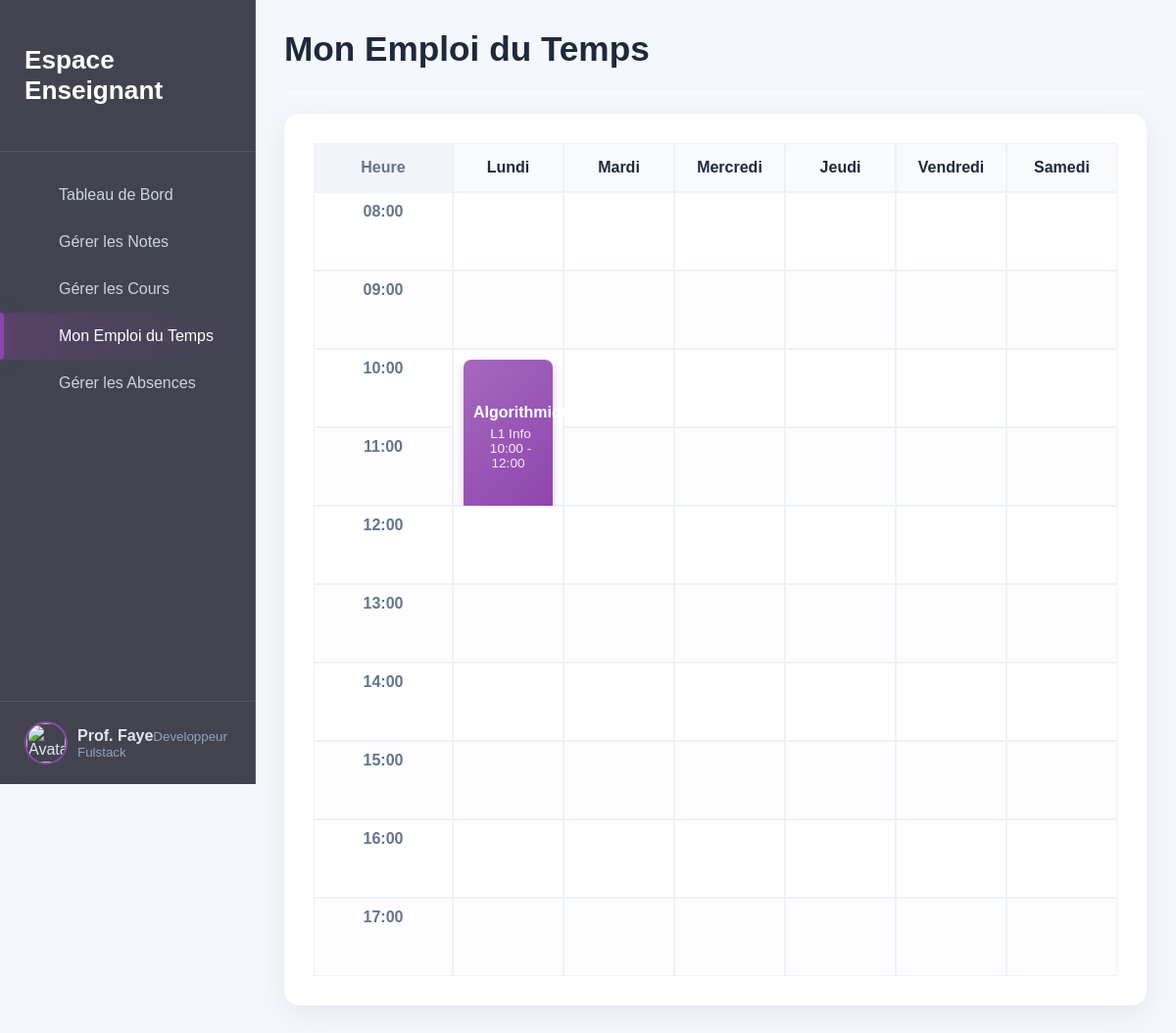
/enseignant/emploi.php (signed in), run on the app's committed database.
### tables this page shows
CREATE TABLE IF NOT EXISTS `enseignants` (
  `id` int NOT NULL AUTO_INCREMENT,
  `utilisateur_id` int DEFAULT NULL,
  `specialite` varchar(100) DEFAULT NULL,
  PRIMARY KEY (`id`),
  KEY `utilisateur_id` (`utilisateur_id`)
);

CREATE TABLE IF NOT EXISTS `utilisateurs` (
  `id` int NOT NULL AUTO_INCREMENT,
  `nom` varchar(100) DEFAULT NULL,
  `prenom` varchar(100) DEFAULT NULL,
  `email` varchar(100) DEFAULT NULL,
  `mot_de_passe` varchar(255) DEFAULT NULL,
  `role` enum('admin','enseignant','etudiant') DEFAULT NULL,
  `statut` enum('actif','inactif') DEFAULT 'actif',
  PRIMARY KEY (`id`),
  UNIQUE KEY `email` (`email`)
);

CREATE TABLE IF NOT EXISTS `emplois_du_temps` (
  `id` int NOT NULL AUTO_INCREMENT,
  `classe_id` int DEFAULT NULL,
  `jour_semaine` varchar(20) DEFAULT NULL,
  `heure_debut` time DEFAULT NULL,
  `heure_fin` time DEFAULT NULL,
  `matiere_id` int DEFAULT NULL,
  `enseignant_id` int DEFAULT NULL,
  PRIMARY KEY (`id`),
  KEY `classe_id` (`classe_id`),
  KEY `matiere_id` (`matiere_id`),
  KEY `enseignant_id` (`enseignant_id`)
);

CREATE TABLE IF NOT EXISTS `matieres` (
  `id` int NOT NULL AUTO_INCREMENT,
  `nom` varchar(100) DEFAULT NULL,
  `coefficient` int DEFAULT NULL,
  PRIMARY KEY (`id`)
);

CREATE TABLE IF NOT EXISTS `classes` (
  `id` int NOT NULL AUTO_INCREMENT,
  `nom` varchar(50) DEFAULT NULL,
  `niveau` varchar(50) DEFAULT NULL,
  `annee_scolaire` varchar(20) DEFAULT NULL,
  PRIMARY KEY (`id`)
);

### enseignant/emploi.php (the view, shortened to what this page needs)
<?php
require_once '../config/db.php';
$user_id = $_SESSION['user']['id'];
$stmt_enseignant = $pdo->prepare("SELECT e.id, u.nom, u.prenom, e.specialite FROM enseignants e JOIN utilisateurs u ON e.utilisateur_id = u.id WHERE u.id = ?");
$stmt_enseignant->execute([$user_id]);
$enseignant = $stmt_enseignant->fetch();
$enseignant_id = $enseignant['id'];
$stmt_schedule = $pdo->prepare("
    SELECT
        edt.jour_semaine,
        edt.heure_debut,
        edt.heure_fin,
        m.nom AS matiere_nom,
        c.nom AS classe_nom
    FROM emplois_du_temps edt
    JOIN matieres m ON edt.matiere_id = m.id
    JOIN classes c ON edt.classe_id = c.id
    WHERE edt.enseignant_id = ?
    ORDER BY edt.heure_debut
");
$stmt_schedule->execute([$enseignant_id]);
$teacher_schedule_raw = $stmt_schedule->fetchAll();
$schedule_by_day = [];
foreach ($teacher_schedule_raw as $entry) {
    $day = $entry['jour_semaine'];
    $start_time = date('H:i', strtotime($entry['heure_debut']));
    $end_time = date('H:i', strtotime($entry['heure_fin']));
    $duration = (strtotime($end_time) - strtotime($start_time)) / 3600;
    $schedule_by_day[$day][$start_time] = [
        'end_time' => $end_time,
        'matiere' => $entry['matiere_nom'],
        'classe' => $entry['classe_nom'],
        'duration' => $duration
    ];
}
$days_of_week = ['Lundi', 'Mardi', 'Mercredi', 'Jeudi', 'Vendredi', 'Samedi'];
$time_slots = [];
for ($h = 8; $h <= 17; $h++) {
    $time_slots[] = str_pad($h, 2, '0', STR_PAD_LEFT) . ':00';
}
$current_day_english = date('l');
$jours_fr_en = ['Lundi' => 'Monday', 'Mardi' => 'Tuesday', 'Mercredi' => 'Wednesday', 'Jeudi' => 'Thursday', 'Vendredi' => 'Friday', 'Samedi' => 'Saturday'];
$current_day_french = array_search($current_day_english, $jours_fr_en);
?>
<div class="page-wrapper">
    <aside class="sidebar teacher-sidebar">
        <div class="sidebar-header"><h3><i class="fas fa-chalkboard-teacher"></i> Espace Enseignant</h3></div>
        <nav class="sidebar-nav">
            <ul>
                <li><a href="dashboard.php" class="nav-link"><i class="fas fa-tachometer-alt fa-fw"></i> <span>Tableau de Bord</span></a></li>
                <li><a href="notes.php" class="nav-link"><i class="fas fa-edit fa-fw"></i> <span>Gérer les Notes</span></a></li>
                <li><a href="cours.php" class="nav-link"><i class="fas fa-upload fa-fw"></i> <span>Gérer les Cours</span></a></li>
                <li><a href="emploi.php" class="nav-link active"><i class="fas fa-calendar-alt fa-fw"></i> <span>Mon Emploi du Temps</span></a></li>
                <li><a href="absences.php" class="nav-link"><i class="fas fa-user-check fa-fw"></i> <span>Gérer les Absences</span></a></li>
            </ul>
        </nav>
        <div class="sidebar-footer"><div class="user-profile"><img src="/etablissement/assets/images/teacher-avatar.png" alt="Avatar"><div class="user-info"><span>Prof. <?= htmlspecialchars($enseignant['nom']) ?></span><small><?= htmlspecialchars($enseignant['specialite']) ?></small></div></div><a href="/etablissement/auth/logout.php" class="logout-link" title="Déconnexion"><i class="fas fa-sign-out-alt fa-fw"></i></a></div>
    </aside>
    <main class="main-content">
        <div class="page-header">
            <h1><i class="fas fa-calendar-week"></i> Mon Emploi du Temps</h1>
        </div>
        <?php if (empty($teacher_schedule_raw)): ?>
            <div class="content-panel prompt-message">
                <i class="fas fa-calendar-times"></i>
                <p>Votre emploi du temps est vide pour le moment.</p>
            </div>
        <?php else: ?>
            <div class="content-panel timetable-container">
                <table class="timetable">
                    <thead>
                        <tr>
                            <th class="time-slot-header">Heure</th>
                            <?php foreach ($days_of_week as $day): ?>
                                <th class="<?= ($day == $current_day_french) ? 'current-day' : '' ?>"><?= $day ?></th>
                            <?php endforeach; ?>
                        </tr>
                    </thead>
                    <tbody>
                        <?php
                        $rendered_slots = [];
                        foreach ($time_slots as $time):
                        ?>
                            <tr>
                                <td class="time-slot-header"><?= $time ?></td>
                                <?php foreach ($days_of_week as $day): ?>
                                    <?php
                                    if (isset($rendered_slots[$day][$time])) {
                                        continue;
                                    }
                                    if (isset($schedule_by_day[$day][$time])):
                                        $entry = $schedule_by_day[$day][$time];
                                        $rowspan = $entry['duration'];
                                        for ($i = 0; $i < $rowspan; $i++) {
                                            $next_hour = date('H:i', strtotime($time . " +$i hours"));
                                            $rendered_slots[$day][$next_hour] = true;
                                        }
                                    ?>
                                        <td rowspan="<?= $rowspan ?>">
                                            <div class="course-block">
                                                <strong><?= htmlspecialchars($entry['matiere']) ?></strong>
                                                <span><i class="fas fa-chalkboard"></i> <?= htmlspecialchars($entry['classe']) ?></span>
                                                <span><i class="far fa-clock"></i> <?= $time ?> - <?= $entry['end_time'] ?></span>
                                            </div>
                                        </td>
                                    <?php else: ?>
                                        <td></td>
                                    <?php endif; ?>
                                <?php endforeach; ?>
                            </tr>
                        <?php endforeach; ?>
                    </tbody>
                </table>
            </div>
        <?php endif; ?>
    </main>
</div>

### enseignant/emploi.php (style rules this page uses)
.page-wrapper { display:flex; }
.main-content { margin-left:var(--sidebar-width);flex-grow:1;padding:30px; }
.content-panel { background:var(--card-bg);border-radius:15px;padding:30px;box-shadow:0 8px 30px rgba(0,0,0,.07);margin-bottom:30px;animation:fadeIn .5s ease-out; }
.page-header { display:flex;align-items:center;justify-content:space-between;margin-bottom:25px;border-bottom:1px solid #eef2f7;padding-bottom:20px; }
.page-header h1 { font-size:2.2rem;color:var(--text-dark);margin:0; }
.timetable-container { overflow-x: auto; }
.timetable { width: 100%; border-collapse: separate; border-spacing: 0; table-layout: fixed; }
.timetable th, .timetable td { padding: 10px; text-align: center; border: 1px solid #eef2f7; vertical-align: top; }
.timetable thead th { background-color: #f8fafc; color: var(--text-dark); font-weight: 600; padding: 15px 10px; position: sticky; top: 0; z-index: 1; }
.timetable .time-slot-header { background-color: #f1f5f9; font-weight: 600; color: var(--text-light); width: 120px; }
.timetable td { height: 80px; }
.timetable tbody tr:nth-child(odd) td { background-color: var(--card-bg); }
.timetable tbody tr:nth-child(even) td { background-color: #fdfdff; }
.course-block { display: flex; flex-direction: column; justify-content: center; height: 100%; padding: 10px; border-radius: 8px; color: #fff; background: linear-gradient(135deg, #a569bd, var(--primary-color)); box-shadow: 0 4px 10px rgba(142, 68, 173, 0.3); font-size: 0.9rem; transition: transform 0.2s, box-shadow 0.2s; cursor: default; }
.course-block strong { font-size: 1rem; font-weight: 600; margin-bottom: 5px; display: block; }
.course-block span { font-size: 0.85rem; opacity: 0.9; }
.sidebar { width:var(--sidebar-width);height:100vh;position:fixed;background:var(--sidebar-bg);backdrop-filter:blur(12px);-webkit-backdrop-filter:blur(12px);border-right:1px solid rgba(255,255,255,.1);color:#e2e8f0;display:flex;flex-direction:column;z-index:1000 }
.sidebar-header { padding:20px 25px;font-size:1.4rem;font-weight:600;border-bottom:1px solid rgba(255,255,255,.1);display:flex;align-items:center;gap:12px;color:#fff }
.sidebar-nav { flex-grow:1;margin-top:20px }
.sidebar-nav ul { list-style:none;padding:0;margin:0 }
.nav-link { display:flex;align-items:center;padding:15px 25px;color:#cbd5e1;text-decoration:none;font-size:1rem;transition:all .3s ease;position:relative }
.nav-link::before { content:'';position:absolute;left:0;top:0;height:100%;width:4px;background:var(--primary-color);transform:scaleY(0);transition:transform .3s ease,box-shadow .3s ease;border-radius:0 5px 5px 0 }
.nav-link.active,.nav-link:hover { background:linear-gradient(90deg,rgba(142,68,173,.25),transparent);color:#fff }
.nav-link.active::before,.nav-link:hover::before { transform:scaleY(1);box-shadow:0 0 15px var(--primary-glow) }
.sidebar-footer { padding:20px 25px;border-top:1px solid rgba(255,255,255,.1);display:flex;align-items:center;justify-content:space-between }
.user-profile { display:flex;align-items:center;gap:10px }
.user-profile img { width:40px;height:40px;border-radius:50%;border:2px solid var(--primary-color) }
.user-info span { font-weight:600 }
.user-info small { color:#94a3b8 }

### data on the page
enseignants: utilisateur.nom "Faye", specialite "Developpeur Fulstack"
emplois_du_temps: matiere.nom "Algorithmique", classe.nom "L1 Info"

### other printed values
$day "Lundi"
$day "Mardi"
$day "Mercredi"
$day "Jeudi"
$day "Vendredi"
$day "Samedi"
$time "08:00"
$time "09:00"
$time "10:00"
$entry['end_time'] "12:00"
$time "11:00"
$time "12:00"
$time "13:00"
$time "14:00"
$time "15:00"
